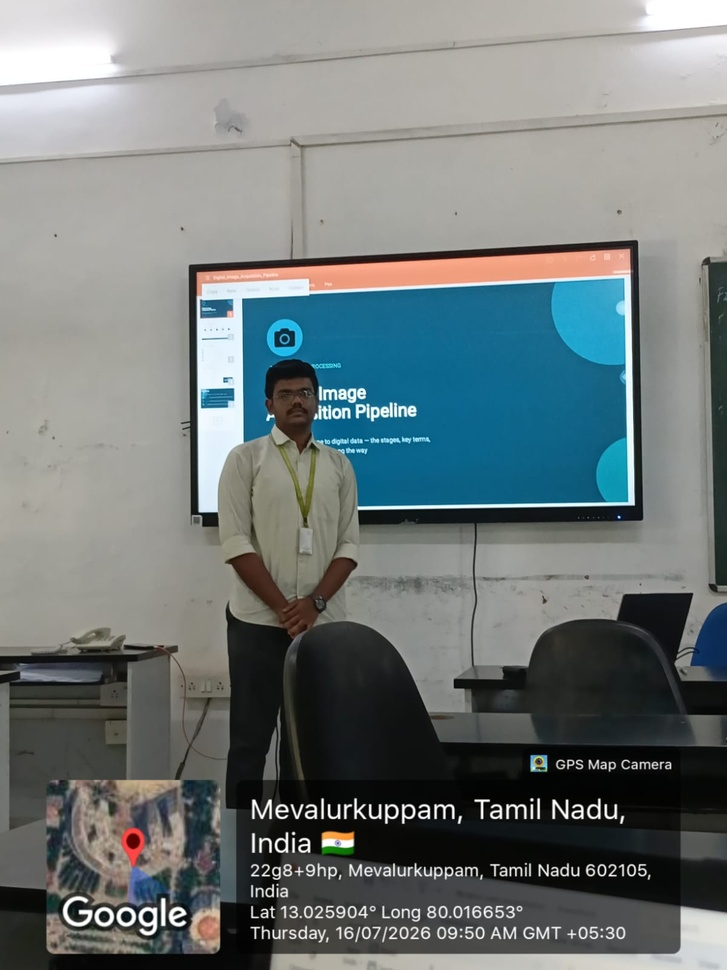
#> input picture Assement Co1/C01 AT  03-techincal presnation.jpeg, 727 x 970 px, shrunk from 1200 x 1600 before the run
$ python ex_05.py
#> lines starting #> are read from the running program, lines starting #| are printed output that depends on the picture
### exp/local_io.py
"""Local file input helpers (replaces Google Colab upload)."""

import sys
from pathlib import Path

IMAGE_EXTENSIONS = {".jpg", ".jpeg", ".png", ".bmp", ".webp", ".tif", ".tiff"}
VIDEO_EXTENSIONS = {".mp4", ".avi", ".mov", ".mkv", ".webm"}


def get_path(prompt: str, allowed_extensions: set[str] | None = None) -> str:
#> called with prompt = 'Enter image path: '
    if len(sys.argv) > 1:
        path = sys.argv[1]
    else:
        path = input(prompt).strip()
#> the answer given: ../Assement Co1/C01 AT  03-techincal presnation.jpeg

    resolved = Path(path).expanduser().resolve()
    if not resolved.exists():
        raise FileNotFoundError(f"File not found: {path}")

    if allowed_extensions and resolved.suffix.lower() not in allowed_extensions:
        exts = ", ".join(sorted(allowed_extensions))
        raise ValueError(f"Expected one of [{exts}], got '{resolved.suffix}'")

    return str(resolved)


def get_image_path() -> str:
    return get_path("Enter image path: ", IMAGE_EXTENSIONS)


def get_video_path() -> str:
    return get_path("Enter video path: ", VIDEO_EXTENSIONS)

### exp/ex_05.py
# -*- coding: utf-8 -*-
"""ex-5: Analyze histogram by color levels (B, G, R) using OpenCV."""

import cv2
import matplotlib.pyplot as plt
from local_io import get_image_path


def analyze_histogram_color(image):
    """Analyze and plot the histogram of an image based on color levels (B, G, R)."""
    if image is None:
        raise ValueError("Image is None.")
    channels = cv2.split(image)
    channel_names = ("Blue", "Green", "Red")
    colors = ("b", "g", "r")
    histograms = []
    for ch, name, color in zip(channels, channel_names, colors):
        hist = cv2.calcHist([ch], [0], None, [256], [0, 256])
        histograms.append((name, hist, color))
    return histograms


image_path = get_image_path()
print(f"Using file: {image_path}")
image = cv2.imread(image_path)
#> image is the input picture: shape (970, 727, 3); mean B, G, R 121.1, 121, 112.7
if image is None:
    raise ValueError(f"Could not read image from '{image_path}'.")

# Analyze and plot
hists = analyze_histogram_color(image)
#> the loop in analyze_histogram_color, `for ch, name, color in zip(channels, channel_names, colors):` made 3 passes
#> (name, color) on passes 1 to 3: ('Blue', 'b'), ('Green', 'g'), ('Red', 'r')
#> after the loop in analyze_histogram_color, `for ch, name, color in zip(channels, channel_names, colors):`: histograms = 3 items
#> hists = 3 items
image_rgb = cv2.cvtColor(image, cv2.COLOR_BGR2RGB)

fig, axes = plt.subplots(2, 1, figsize=(10, 8))
axes[0].imshow(image_rgb)
axes[0].set_title("Input Image")
axes[0].axis("off")
for name, hist, color in hists:
    axes[1].plot(hist, color=color, label=name, alpha=0.7)
#> this loop made 3 passes
axes[1].set_title("Histogram by Color Level (B, G, R)")
axes[1].set_xlabel("Pixel value (0–255)")
axes[1].set_ylabel("Count")
axes[1].legend()
axes[1].set_xlim([0, 256])
plt.tight_layout()
plt.show()
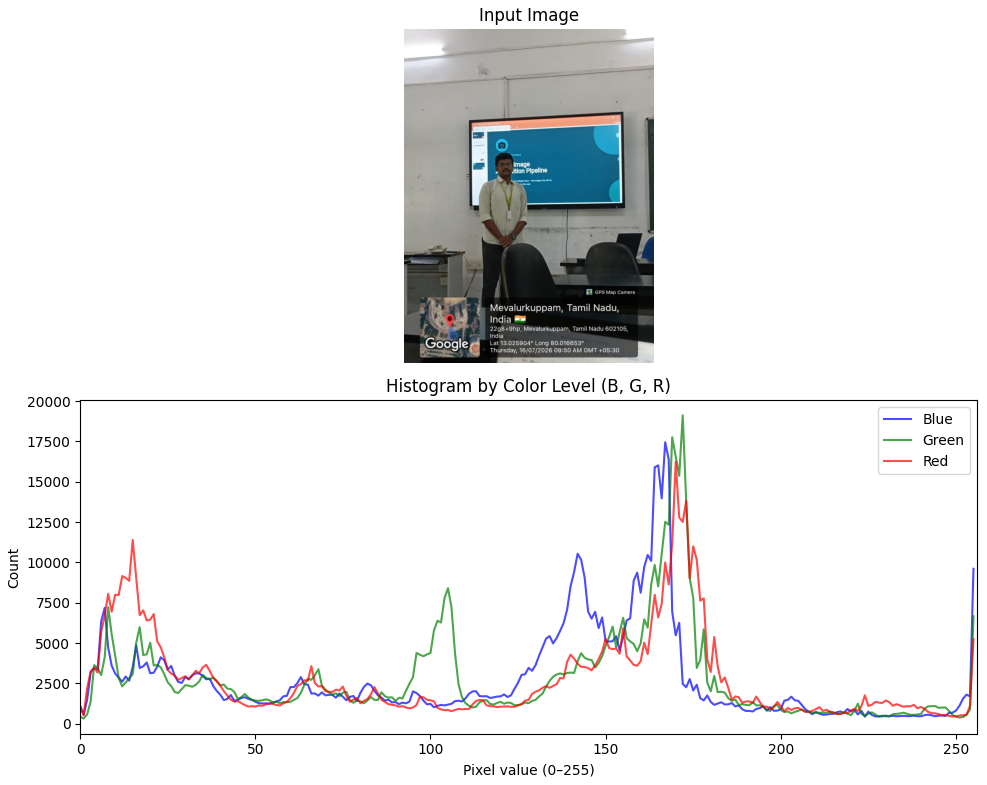
#> figure drawn by matplotlib, 2 panels; panel 2: curve peaks at x = 167, y = 17448; panel 2: curve peaks at x = 172, y = 19113; panel 2: curve peaks at x = 170, y = 16222
